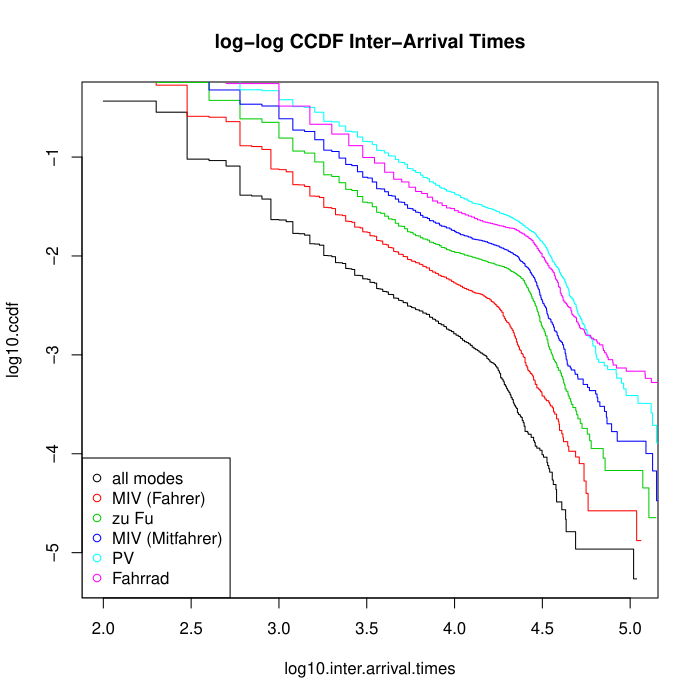

R code for this plot:
# load data

# sort by arrival times

# calculate inter-arrival times

# plot histogram

#####################################################
rm(list = ls())

load("./tripdata.Rdata")

trips.ordered <- trips[order(as.POSIXlt(trips$timestamp.arrival)),]

# INTER-ARRIVAL TIMES
inter.arrival.times <- as.numeric(diff(as.POSIXlt(trips.ordered$timestamp.arrival)))

################## LIN LIN HISTOGRAM #################



h <- hist(inter.arrival.times, breaks = 1000, plot = F)

################## LOG LOG CCDF ######################

inter.arrival.time.intervals <- h$breaks[-1]
cdf <- ecdf(inter.arrival.times)
CDF <- cdf(inter.arrival.time.intervals)
CCDF <- 1 - CDF

#log10.cdf <- log10(CDF)
log10.ccdf <- log10(CCDF)
log10.inter.arrival.times <- log10(inter.arrival.time.intervals)

color.index <- 1
plot(log10.inter.arrival.times, log10.ccdf, type = "s", main = "log-log CCDF Inter-Arrival Times", col = color.index)




################### FOR EACH MODE ################                                       

trip.modes <- unique(trips$mode)

# remove last
trip.modes <- trip.modes[-length(trip.modes)]

color.index <- 2
for (trip.mode in trip.modes) {

  print(trip.mode)
  
  # get subset
  mode.trips <- subset(trips.ordered, mode == trip.mode)
  print(dim(mode.trips))



# INTER-ARRIVAL TIMES
inter.arrival.times <- as.numeric(diff(as.POSIXlt(mode.trips$timestamp.arrival)))

################## LIN LIN HISTOGRAM #################



h <- hist(inter.arrival.times, breaks = 1000, plot = F)

################## LOG LOG CCDF ######################

inter.arrival.time.intervals <- h$breaks[-1]
cdf <- ecdf(inter.arrival.times)
CDF <- cdf(inter.arrival.time.intervals)
CCDF <- 1 - CDF

log10.ccdf <- log10(CCDF)
log10.inter.arrival.times <- log10(inter.arrival.time.intervals)

lines(log10.inter.arrival.times, log10.ccdf, type = "s", main = "log-log CCDF Inter-Arrival Times", col = color.index)

color.index <- color.index + 1
 
}


legend("bottomleft", legend = c("all modes", as.character(trip.modes)), pch = 1, col=c(1,2,3,4,5,6))


#################### FIT DATA ##########################################3


trips.ordered <- trips[order(as.POSIXlt(trips$timestamp.arrival)),]

# INTER-ARRIVAL TIMES
inter.arrival.times <- as.numeric(diff(as.POSIXlt(trips.ordered$timestamp.arrival)))

################## LIN LIN HISTOGRAM #################



h <- hist(inter.arrival.times, breaks = 1000, plot = F)

################## LOG LOG CCDF ######################

x <- h$breaks[-1]

y <- h$counts

temp <- data.frame(y, x)


# plot data
plot(temp$x, temp$y, log="xy", xlab = "Arrival Time", ylab = "Frequency", main="LOG-LOG Hist Arrival Times")

# fit non-linear model
mod <- nls(y ~ lambda * exp(lambda * x), data = temp, start = list(lambda = 0))
summary(mod)

# add fitted curve
y.predict <- predict(mod, list(x = temp$x))
lines(temp$x, predict(mod, y.predict), log="xy")

## #########  PLOT LOG-LOG ###########

## log.x <- log10(x)

## log.y <- log10(y)

## log.y.predict <- log10(y.predict)

## plot(log.x, log.y)

## lines(log.x, log.y.predict)
